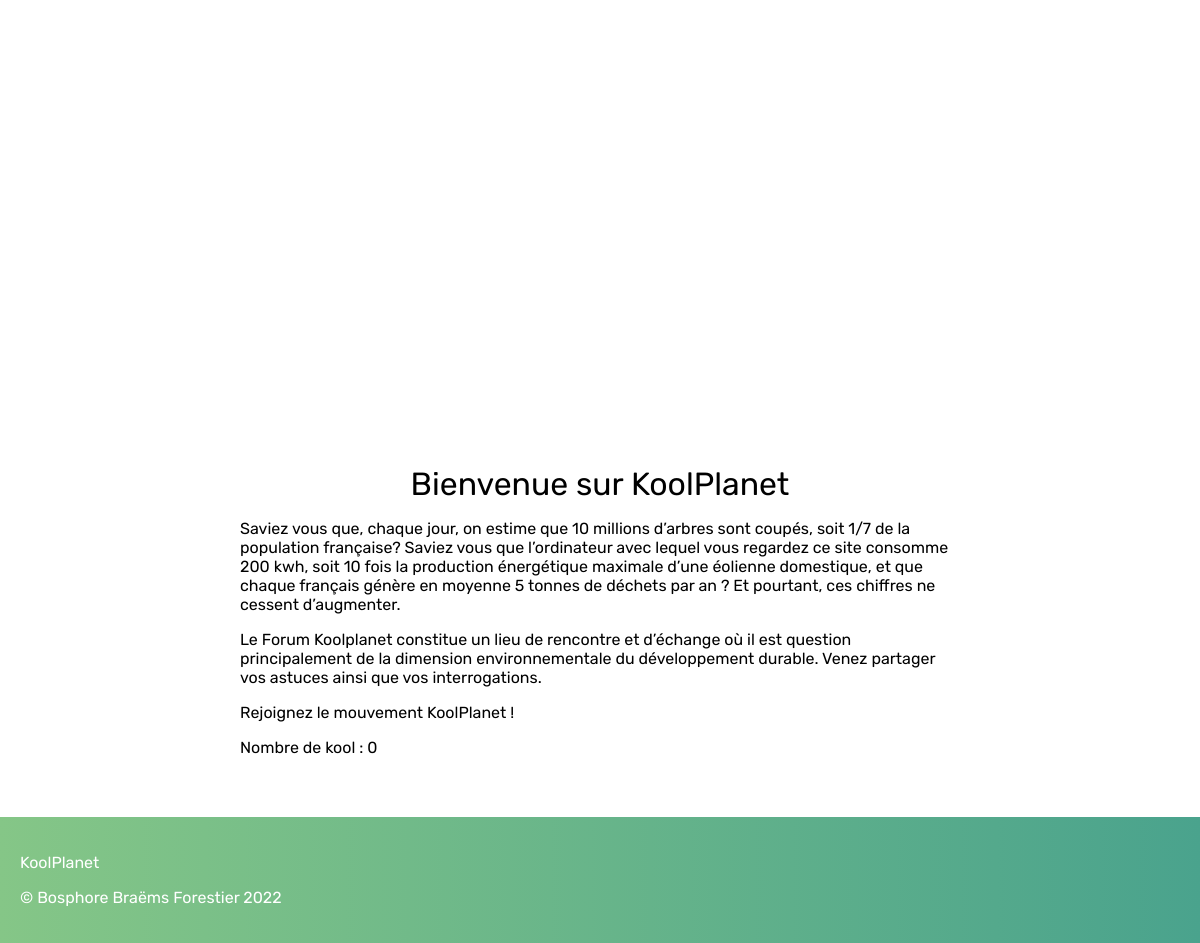
Before: / with the older database file.
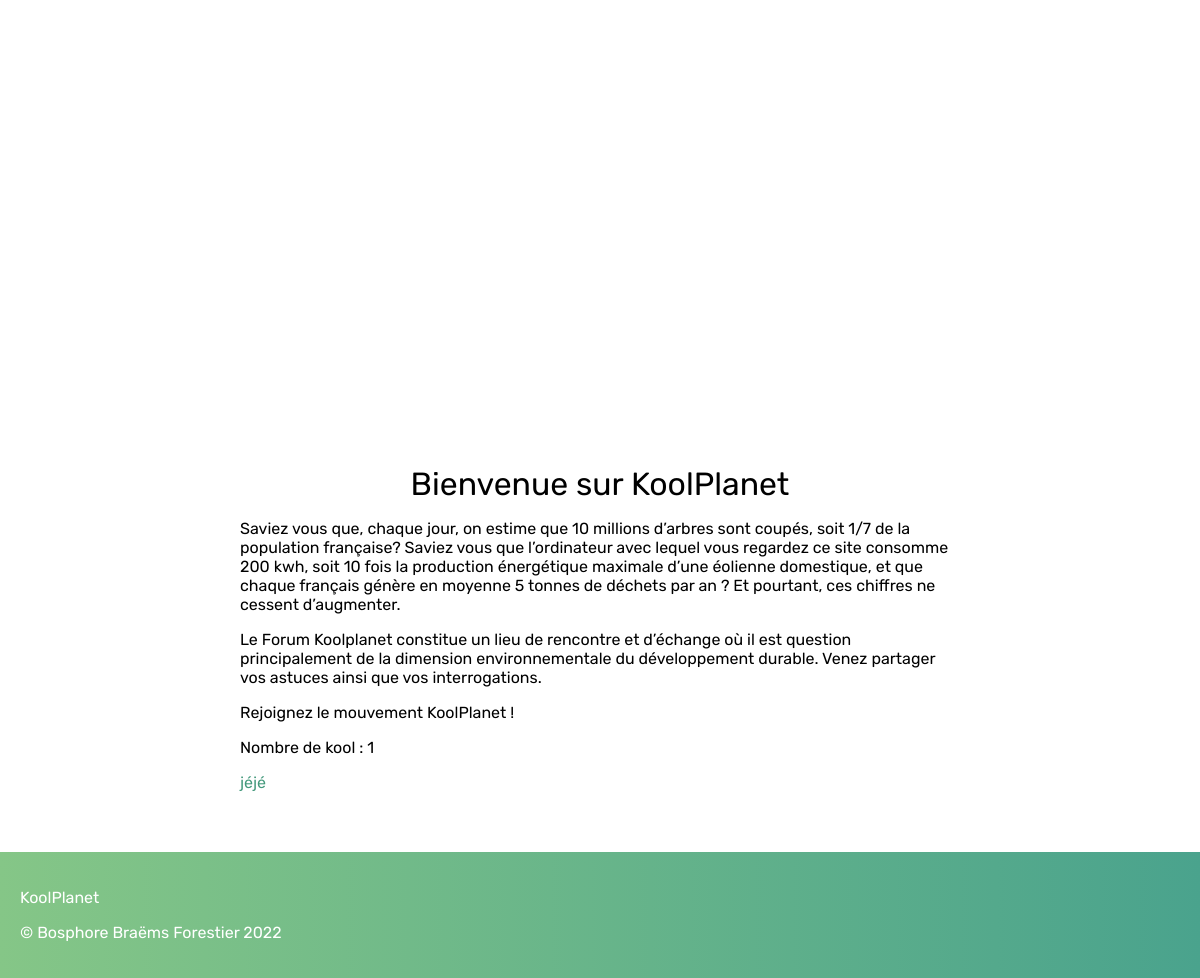
After: the same page with the newer database file.
### tables this page shows
CREATE TABLE user (
    id integer,
    login varchar(255) unique not null,
    password text not null,
    avatar varchar(255),
    description text,
    registration_date date not null,
    constraint pk_user primary key (id)
);

### controllers/homeController.php (called while the page is built)
<?php
$sql = $db->query("select count(*) as c from `user`");
$total = $sql->fetch();
$sql = $db->query("select id, login from `user` limit 30");
$users = $sql->fetchAll();
render("home", [
    "username_list" => $users,
    "user_total" => $total["c"],
]);

### config.php (called while the page is built)
<?php
return [
    "default_action" => "home",
    "database" => "main.sqlite"
];

### views/home.php (the view)
<h2>Bienvenue sur KoolPlanet</h2>
<p>Saviez vous que, chaque jour, on estime que 10 millions d’arbres sont coupés, soit 1/7 de la population
française? Saviez vous que l’ordinateur avec lequel vous regardez ce site consomme 200 kwh, soit 10 fois la production énergétique maximale
d’une éolienne domestique, et que chaque français génère en moyenne 5 tonnes de déchets par an ? Et pourtant, ces chiffres ne cessent d’augmenter.</p>
<p>Le Forum Koolplanet constitue un lieu de rencontre et d’échange où il est question principalement
de la dimension environnementale du développement durable. Venez partager vos astuces ainsi que vos interrogations.</p>
<p>Rejoignez le mouvement KoolPlanet !</p>
<p>Nombre de kool : <?= $data["user_total"]; ?></p>
<ul>
    <?php foreach($data["username_list"] as $user){ ?>
        <li>
            <a href="?action=user&id=<?= $user["id"] ?>"><?= $user["login"] ?></a>
        </li>
    <?php } ?>
</ul>

### index.php (shortened to what this page needs)
<?php
$config = require(__DIR__."/config.php");
function render($view, $data) {
	require(__DIR__."/views/$view.php");
	$content = ob_get_contents();
	require(__DIR__."/views/template.php");
}
if(isset($_GET["action"])){
	$action = $_GET["action"];
} else {
	$action = $config["default_action"];
}
if (file_exists(__DIR__."/controllers/$action"."Controller.php")) {
	require(__DIR__."/controllers/".$action."Controller.php");
} else {
	render($action);
}

### views/template.php (shortened to what this page needs)
<html lang="en">
    <head>
        <link rel="stylesheet" href="./src/style.css">
    </head>
    <body>
        <header>
            <video id= "myVideo" autoplay loop muted playsinline>
                <source src="../video/foret.mp4" type="video/mp4"></video>
            <nav>
                    <ul class = "container">
                        <button><a href="?action=post">Les Topics</a></button>
                        <?php if(!isset($_SESSION["login"])) { ?>
                            <button><a href="?action=login">Se connecter</a></button>
                            <button class= "button__border"><a href="?action=signup">S'inscrire</a></button>
                        <?php } ?>
                    </ul>
                    <a href="?action=home"><h1>KoolPlanet</h1></a>
            </nav>
        </header>
        <main>
            <?= $content ?>
        </main>
        <footer>
            <p> KoolPlanet </p>
            <p>© Bosphore Braëms Forestier <?php echo date("Y"); ?></p>
        </footer>
    </body>
</html>

### src/style.css (style rules this page uses)
html { --color-primary: black; --color-primary-contrast: white; --color-text-primary: black; --color-text: white; }
body { font-family: 'Rubik', sans-serif; color: var(--color-text-primary); margin: 0%; }
h1 { font-size: 150px; color: var(--color-text); text-align: center; }
h2 { text-align: center; color: black; margin: 0; font-size: 32px; font-weight: 400; }
ul { padding: 0px; gap: 10px; }
a { text-decoration: none; color: #459A7D; }
li { list-style: none; }
button { background:transparent; border: none; cursor: pointer; padding: 10px 12px; text-align: center; border-radius: 30px; font-weight: 600; }
.button__border { border: solid 2px white; }
button a { color: var(--color-text); font-size: 12px; }
.container { display: flex; flex-direction: row; justify-content: flex-end; z-index: 10; }
main { margin: auto; width: 720px; }
footer { background: rgb(133,198,135); background: linear-gradient(90deg, rgba(133,198,135,1) 0%, rgba(74,163,141,1) 100%); color: var(--color-primary-contrast); padding: 20px; margin-top: 60px; }
#myVideo { position: absolute; height: 80vh; width: 100vw; right: 0; bottom: 0; top: 0; object-fit: cover; z-index: -1; }

Changed rows visible on the page:
added user: login "jéjé"
Other visible differences:
$data["user_total"]: "0" → "1"
